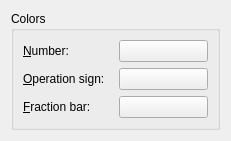
<ui version="4.0" >
 <class>TaskColorsBase</class>
 <widget class="QWidget" name="TaskColorsBase" >
  <property name="geometry" >
   <rect>
    <x>0</x>
    <y>0</y>
    <width>231</width>
    <height>139</height>
   </rect>
  </property>
  <layout class="QGridLayout" >
   <item row="0" column="0" >
    <widget class="QGroupBox" name="groupBox" >
     <property name="title" >
      <string>Colors</string>
     </property>
     <layout class="QGridLayout" >
      <item row="0" column="0" >
       <widget class="QLabel" name="numberLabel" >
        <property name="sizePolicy" >
         <sizepolicy vsizetype="Preferred" hsizetype="Minimum" >
          <horstretch>0</horstretch>
          <verstretch>0</verstretch>
         </sizepolicy>
        </property>
        <property name="text" >
         <string>&amp;Number:</string>
        </property>
        <property name="buddy" >
         <cstring>kcfg_numberColor</cstring>
        </property>
       </widget>
      </item>
      <item row="0" column="2" >
       <widget class="KColorButton" name="kcfg_numberColor" >
        <property name="toolTip" >
         <string>Change the color of the numbers</string>
        </property>
        <property name="text" >
         <string/>
        </property>
       </widget>
      </item>
      <item row="1" column="0" >
       <widget class="QLabel" name="operationLabel" >
        <property name="sizePolicy" >
         <sizepolicy vsizetype="Preferred" hsizetype="Minimum" >
          <horstretch>0</horstretch>
          <verstretch>0</verstretch>
         </sizepolicy>
        </property>
        <property name="text" >
         <string>&amp;Operation sign:</string>
        </property>
        <property name="buddy" >
         <cstring>kcfg_operationColor</cstring>
        </property>
       </widget>
      </item>
      <item row="1" column="2" >
       <widget class="KColorButton" name="kcfg_operationColor" >
        <property name="sizePolicy" >
         <sizepolicy vsizetype="Fixed" hsizetype="Minimum" >
          <horstretch>0</horstretch>
          <verstretch>0</verstretch>
         </sizepolicy>
        </property>
        <property name="toolTip" >
         <string>Change the color of the operation signs</string>
        </property>
        <property name="text" >
         <string/>
        </property>
       </widget>
      </item>
      <item row="2" column="0" >
       <widget class="QLabel" name="fractionBarLabel" >
        <property name="sizePolicy" >
         <sizepolicy vsizetype="Preferred" hsizetype="Minimum" >
          <horstretch>0</horstretch>
          <verstretch>0</verstretch>
         </sizepolicy>
        </property>
        <property name="text" >
         <string>&amp;Fraction bar:</string>
        </property>
        <property name="buddy" >
         <cstring>kcfg_fractionBarColor</cstring>
        </property>
       </widget>
      </item>
      <item row="2" column="2" >
       <widget class="KColorButton" name="kcfg_fractionBarColor" >
        <property name="toolTip" >
         <string>Change the color of the fraction bar</string>
        </property>
        <property name="text" >
         <string/>
        </property>
       </widget>
      </item>
     </layout>
    </widget>
   </item>
  </layout>
 </widget>
 <customwidgets>
  <customwidget>
   <class>KColorButton</class>
   <extends>QPushButton</extends>
   <header>kcolorbutton.h</header>
  </customwidget>
 </customwidgets>
 <resources/>
 <connections/>
</ui>
